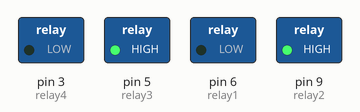
This sketch was run on a simulated Arduino Uno, built with avr-gcc and run on an emulated ATmega328P. Parts: switched loads named in the sketch (green lamp = pin HIGH).

Above: at 0.1 s.
Timing chart, 0 to 1.6 s (numbered marks = the images above):
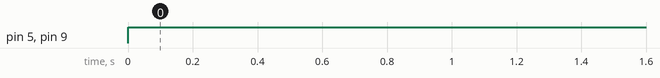

Measured:
- by itself, pin 5 (relay3), pin 9 (relay2): LOW → HIGH at 0.00 s

The sketch:

test_left.ino
```cpp
int relay1=6;
int relay2=9;
int relay3=5;
int relay4=3;
void setup()
{
  Serial.begin(9600);
  pinMode(relay1,OUTPUT);
  pinMode(relay2,OUTPUT);
  pinMode(relay3,OUTPUT);
  pinMode(relay4,OUTPUT);

}

void loop()
{
  turn_left();


}
void turn_left()
{
 analogWrite(relay1,0);
 analogWrite(relay2,255);
 analogWrite(relay3,255);
 analogWrite(relay4,0);
 delay(4);
}
```
